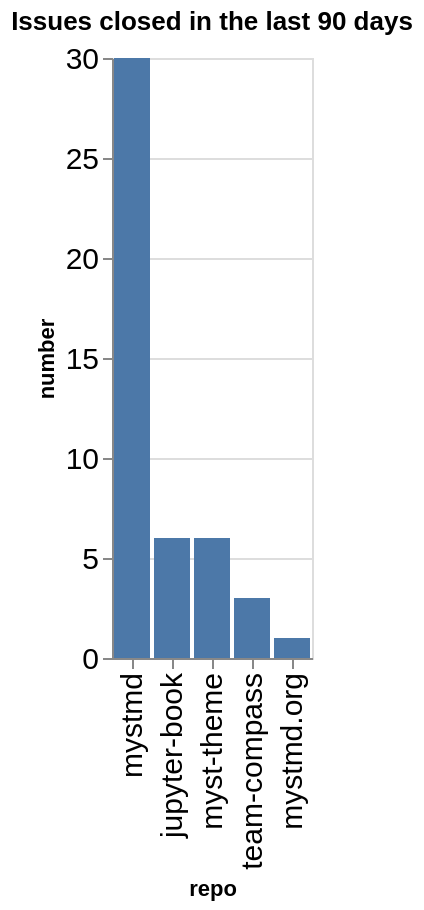

The notebook cell saved with this chart:
### Code cell
closed_counts = closed.groupby(['org', 'repo']).count()['number'].reset_index()
closed_counts['org/repo'] = closed_counts.apply(lambda a: a['org'] + '/' + a['repo'], axis=1)
sorted_vals = closed_counts.sort_values(['number'], ascending=False)['repo'].values
alt.Chart(data=closed_counts, title=f"Issues closed in the last {n_days} days").mark_bar().encode(
    x=alt.X('repo', sort=alt.Sort(sorted_vals.tolist())),
    y='number',
)

### Figure 1 — Vega-Lite specification as saved in the notebook (floating-point values rounded to 4 significant figures)
{"config": {"axisLeft": {"labelFontSize": 15}, "axisBottom": {"labelFontSize": 15}}, "data": {"name": "data-b00bfd9b6024225e4a274728f6fbdb65"}, "mark": {"type": "bar"}, "encoding": {"x": {"field": "repo", "sort": ["mystmd", "jupyter-book", "myst-theme", "team-compass", "mystmd.org"], "type": "nominal"}, "y": {"field": "number", "type": "quantitative"}}, "title": "Issues closed in the last 90 days", "$schema": "https://vega.github.io/schema/vega-lite/v5.20.1.json", "datasets": {"data-b00bfd9b6024225e4a274728f6fbdb65": [{"org": "jupyter-book", "repo": "jupyter-book", "number": 6, "org/repo": "jupyter-book/jupyter-book"}, {"org": "jupyter-book", "repo": "myst-theme", "number": 6, "org/repo": "jupyter-book/myst-theme"}, {"org": "jupyter-book", "repo": "mystmd", "number": 30, "org/repo": "jupyter-book/mystmd"}, {"org": "jupyter-book", "repo": "mystmd.org", "number": 1, "org/repo": "jupyter-book/mystmd.org"}, {"org": "jupyter-book", "repo": "team-compass", "number": 3, "org/repo": "jupyter-book/team-compass"}]}}
